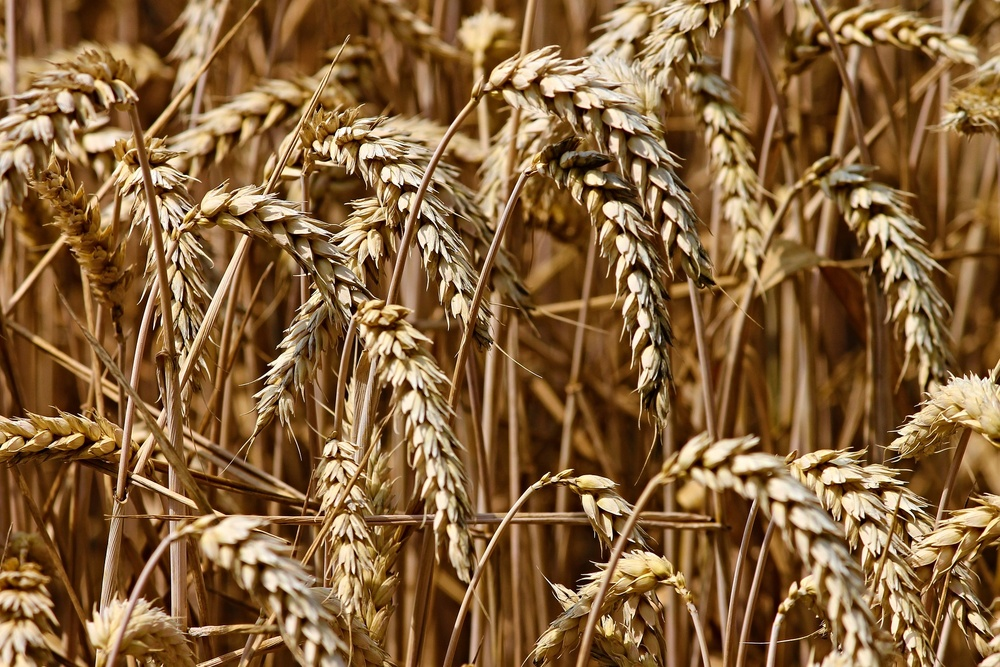
#> input picture image/13.jpg, 1000 x 667 px, shrunk from 1920 x 1280 before the run
$ python '13. 가장자리 검출.py'   (older library calls are emulated)
#> lines starting #> are read from the running program, lines starting #| are printed output that depends on the picture; after the words box and inside, x2 and y2 are one past the last pixel; in counts of white or black regions, pixels touching at a corner belong together
# Import Library
import cv2

# 이미지 출력 함수
src = cv2.imread("image/13.jpg", cv2.IMREAD_COLOR)
#> src is the input picture: shape (667, 1000, 3); mean B, G, R 59.6, 99.1, 134.7
# 이미지 회색 계열로 바꾸기
gray = cv2.cvtColor(src, cv2.COLOR_BGR2GRAY)
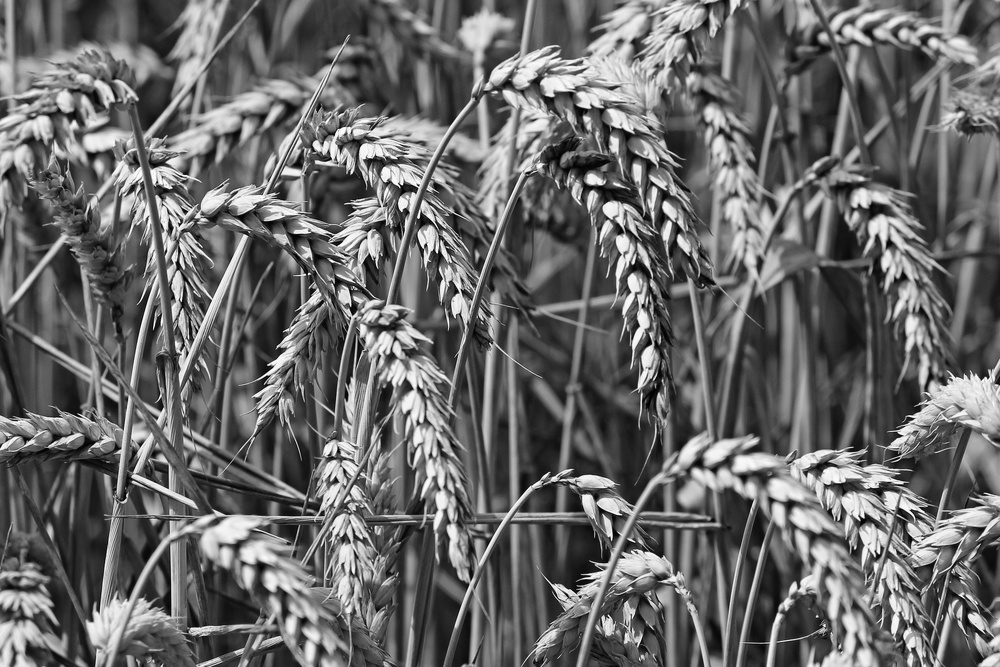
#> gray: shape (667, 1000); min 1, max 254, mean 105.3

"""이미지 가장자리 검출 함수
cv2.Sobel(src, ddepth, dx, dy, ksize, scale, delta, borderType)
: 입력 이미지(src)에 출력 이미지 정밀도(ddepth)를 설정하고 dx(X 방향 미분 차수), dy(Y 방향 미분 함수),
커널크기(ksize), 비율(scale), 오프셋(delta), 테두리 외삽법(borderType)을 설정하여 결과 이미지(dst)를 반환."""
sobel = cv2.Sobel(gray, cv2.CV_8U, 1, 0, 3)
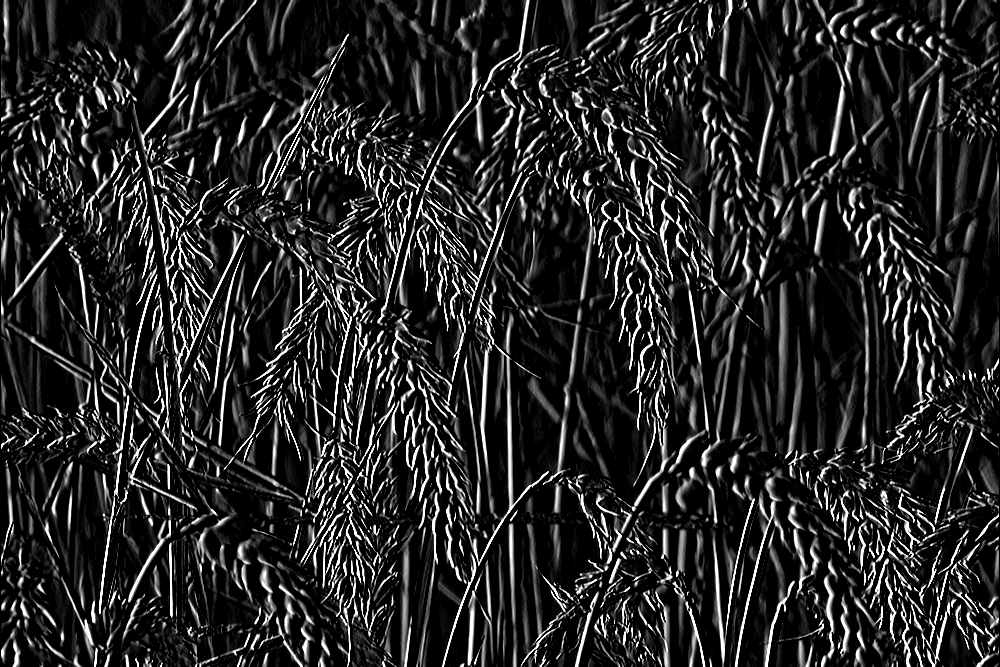
#> sobel: shape (667, 1000); min 0, max 255, mean 39.2
"""라플라시안 함수 : 입력 이미지에서 가장자리를 검출 할 수 있다.
cv2.laplacian(src, ddepth, ksie, scale, delta, borderType)
: 입력이미지(src)에 출력 이미지 정밀도(ddepth)를 설정하고 커널 크기(ksize), 비율(scale), 오프셋(delta),
테두리 외삼법(borderType)을 설정하여 결과 이미지(dst) 반환."""
laplacian = cv2.Laplacian(gray, cv2.CV_8U, ksize=3)
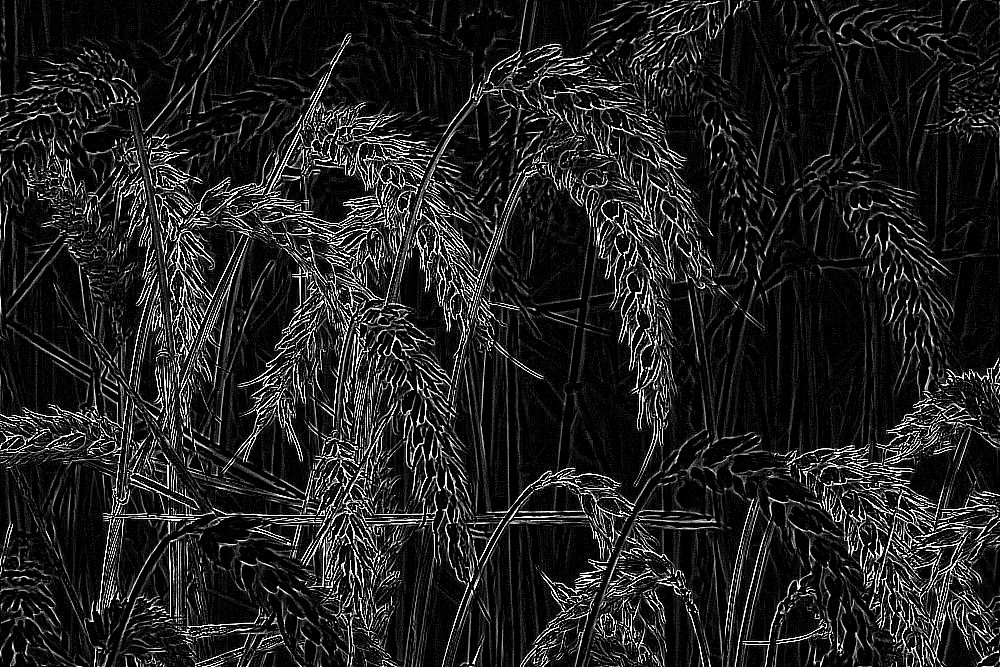
#> laplacian: shape (667, 1000); min 0, max 255, mean 32.6
"""캐니 함수 : 입력 이미지에서 가장자리를 검출 할 수 있다.
cv2.Canny(src, threshold1, threshold2, apertureSize, L2gradient)
: 입력 이미지(src)를 하위 임곗값(threshold1), 상위 임계값(threshold2),
소벨 연산자 마스크 크기(apertureSize), L2 그레이디언트(L2gradient)을
설정해서 결과 이미지(dst) 반환."""
canny = cv2.Canny(src, 100, 255)
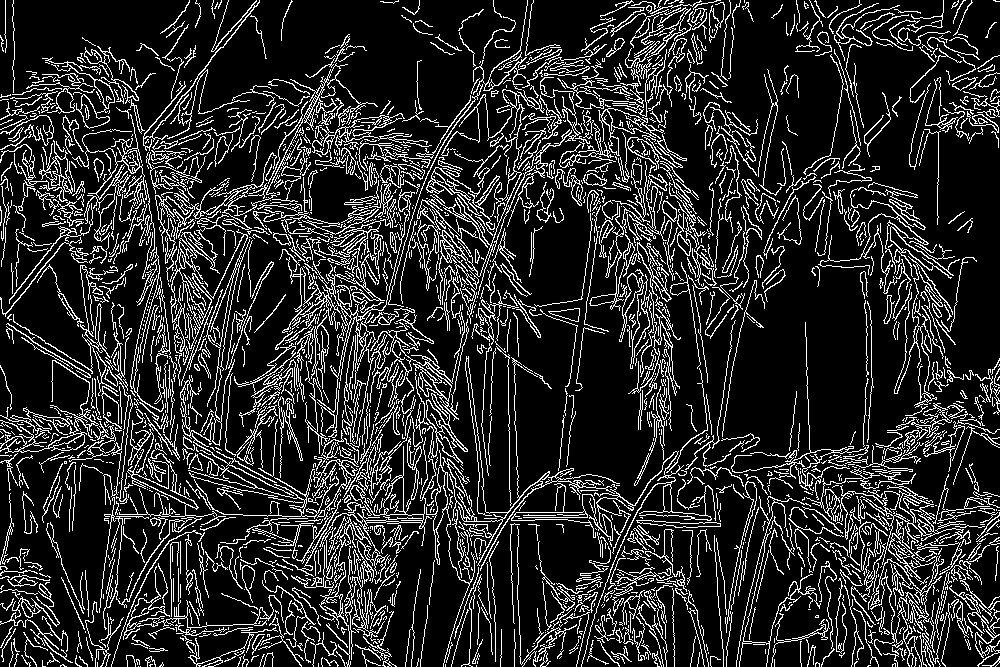
#> canny: shape (667, 1000); 16.2% white in thin lines or dots

# 이미지 출력 함수
cv2.imshow("src", src)
cv2.imshow("sobel", sobel)
cv2.imshow("laplacian", laplacian)
cv2.imshow("canny", canny)
# 키 입력 대기 함수
cv2.waitKey()
# 모든 윈도우 창 제거 함수
cv2.destroyAllWindows()

$ run again, with image/14.jpg copied over image/13.jpg
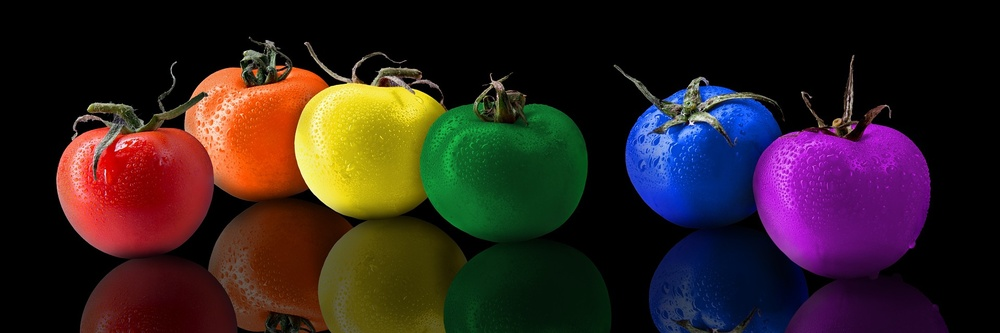
#> input picture image/14.jpg, 1000 x 333 px, shrunk from 1920 x 640 before the run
#> src is the input picture: shape (333, 1000, 3); mean B, G, R 31.8, 32.8, 48.3
#> `gray = cv2.cvtColor(src, cv2.COLOR_BGR2GRAY)`:
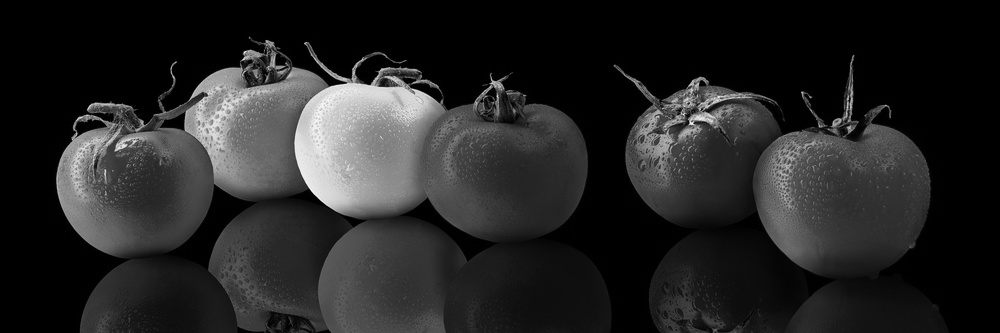
#> gray: shape (333, 1000); min 0, max 253, mean 37.3
#> `canny = cv2.Canny(src, 100, 255)`:
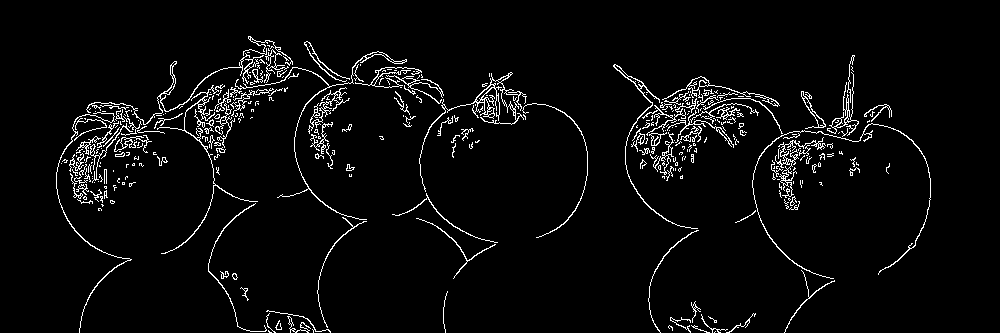
#> canny: shape (333, 1000); 4.1% white in thin lines or dots, all inside (x1, y1, x2, y2) = (56, 36, 931, 333)
